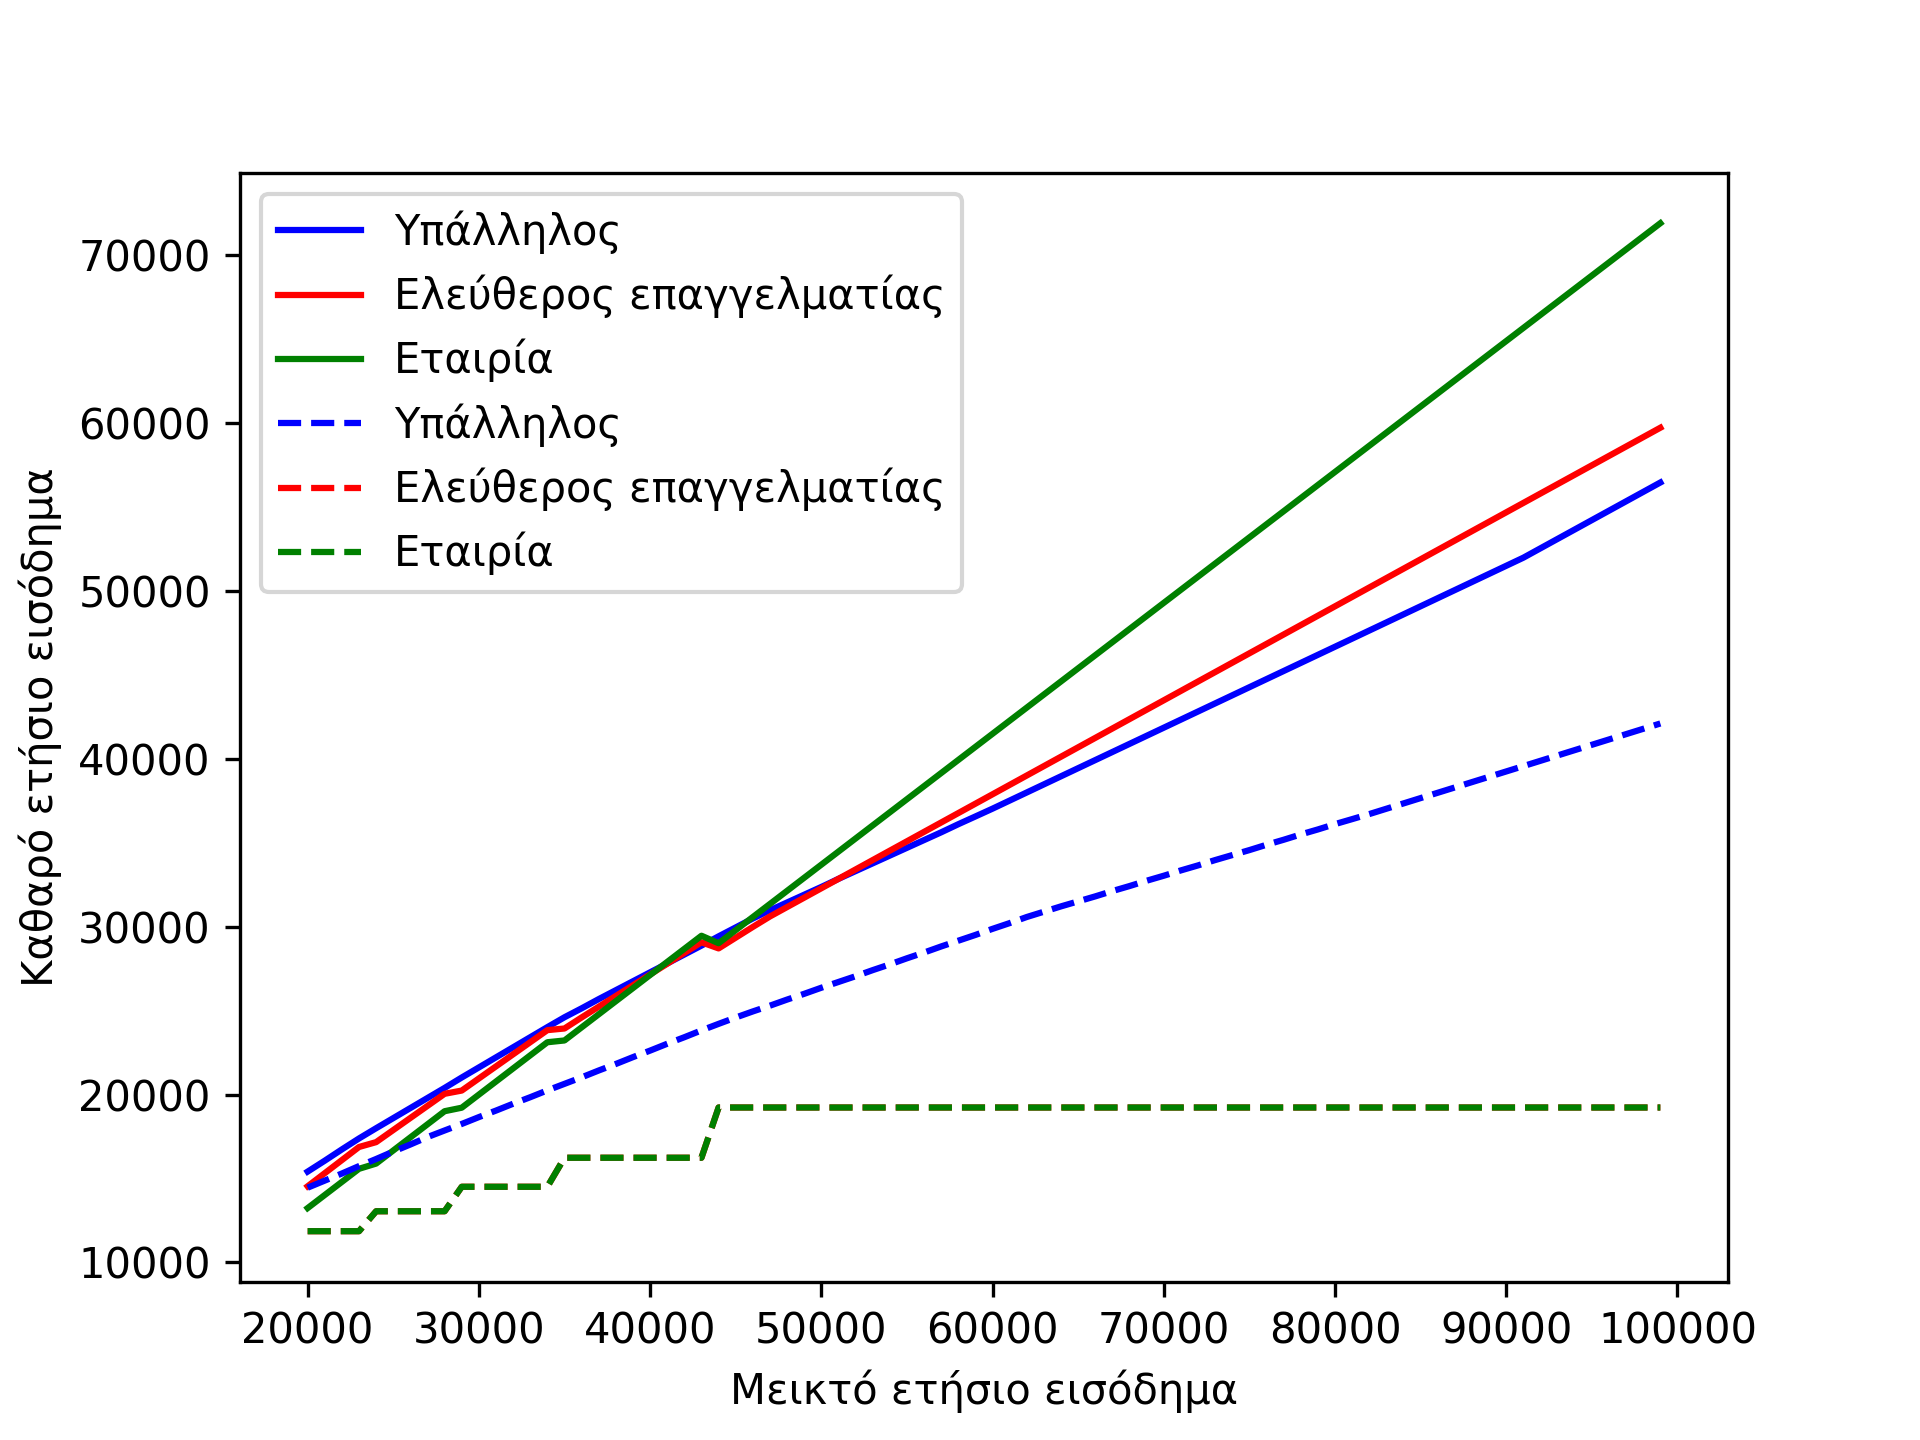

Generate this figure with Python:
import matplotlib.pyplot as plt
import numpy as np
from money import calculator

def plot_lines(x, y1, y2, y3, z1, z2, z3, plot_title='Plot Title', label_x='Label X Axis', label_y='Label Y Axis', label1='Label Y1', label2='Label Y2', label3='Label Y3'):
    plt.plot(x, y1, label=label1, color='blue')
    plt.plot(x, y2, label=label2, color='red')
    plt.plot(x, y3, label=label3, color='green')
    plt.plot(x, z1, label=label1, color='blue', ls='--')
    plt.plot(x, z2, label=label2, color='red', ls='--')
    plt.plot(x, z3, label=label3, color='green', ls='--')
    plt.xlabel(label_x)
    plt.ylabel(label_y)
    plt.legend()
    plt.savefig('plot.png', dpi=300)
    plt.show()

def main():
    x_axis = [i for i in range(20000,100000,1000)]
    y_1 = [calculator(x, 'employee')[6] for x in x_axis]
    y_2 = [calculator(x, 'freelancer')[6] for x in x_axis]
    y_3 = [calculator(x, 'company')[6] for x in x_axis]

    z_1 = [calculator(x, 'employee')[8] for x in x_axis]
    z_2 = [calculator(x, 'freelancer')[8] for x in x_axis]
    z_3 = [calculator(x, 'company')[8] for x in x_axis]
    plot_lines(x_axis, y_1, y_2, y_3, z_1, z_2, z_3, plot_title='Σύγκριση εισοδημάτων', label_x='Μεικτό ετήσιο εισόδημα', label_y='Καθαρό ετήσιο εισόδημα', label1='Υπάλληλος', label2='Ελεύθερος επαγγελματίας', label3='Εταιρία')

main()